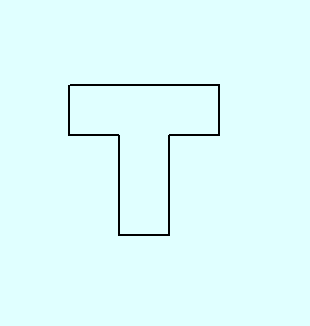

The Python source for this figure:
"""
   空心T字.py
"""
import turtle                # 导入海龟模块

turtle.pensize(2)            # 设定海龟画笔粗细为2
turtle.setheading(90)        # 设定方向为90度
turtle.color('black')        # 设定颜色为黑色
turtle.bgcolor('light cyan') # 设定背景色为淡青色

turtle.fd(50)                # 前进50个单位 
turtle.rt(90)                # 右转90度
turtle.fd(150)               # 前进150个单位
turtle.rt(90)                # 右转90度
turtle.fd(50)                # 前进50个单位
turtle.rt(90)                # 右转90度

turtle.fd(50)
turtle.lt(90)
turtle.fd(100)
turtle.rt(90)
turtle.fd(50)
turtle.rt(90)
turtle.fd(100)
turtle.lt(90)
turtle.fd(50)
turtle.ht()                  # 隐藏海龟
turtle.done()                # 海龟做完了
